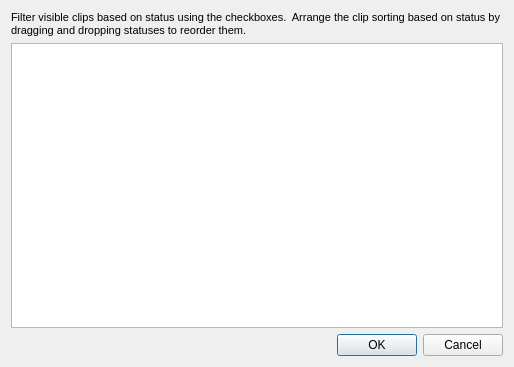
<?xml version="1.0" encoding="UTF-8"?>
<ui version="4.0">
 <class>StatusPrefsDialog</class>
 <widget class="QDialog" name="StatusPrefsDialog">
  <property name="geometry">
   <rect>
    <x>0</x>
    <y>0</y>
    <width>514</width>
    <height>367</height>
   </rect>
  </property>
  <property name="windowTitle">
   <string>Status Prefs Dialog</string>
  </property>
  <layout class="QGridLayout" name="gridLayout">
   <item row="0" column="0">
    <widget class="QLabel" name="label">
     <property name="font">
      <font>
       <pointsize>8</pointsize>
      </font>
     </property>
     <property name="text">
      <string>Filter visible clips based on status using the checkboxes.  Arrange the clip sorting based on status by dragging and dropping statuses to reorder them.</string>
     </property>
     <property name="wordWrap">
      <bool>true</bool>
     </property>
    </widget>
   </item>
   <item row="1" column="0">
    <widget class="QTreeWidget" name="uiStatusTREE">
     <property name="dragDropMode">
      <enum>QAbstractItemView::InternalMove</enum>
     </property>
     <property name="alternatingRowColors">
      <bool>true</bool>
     </property>
     <property name="rootIsDecorated">
      <bool>false</bool>
     </property>
     <attribute name="headerVisible">
      <bool>false</bool>
     </attribute>
     <attribute name="headerStretchLastSection">
      <bool>false</bool>
     </attribute>
     <column>
      <property name="text">
       <string>Status</string>
      </property>
     </column>
     <column>
      <property name="text">
       <string>Code</string>
      </property>
     </column>
    </widget>
   </item>
   <item row="2" column="0">
    <widget class="QDialogButtonBox" name="uiDialogBTNS">
     <property name="standardButtons">
      <set>QDialogButtonBox::Cancel|QDialogButtonBox::Ok</set>
     </property>
    </widget>
   </item>
  </layout>
 </widget>
 <resources/>
 <connections/>
</ui>
